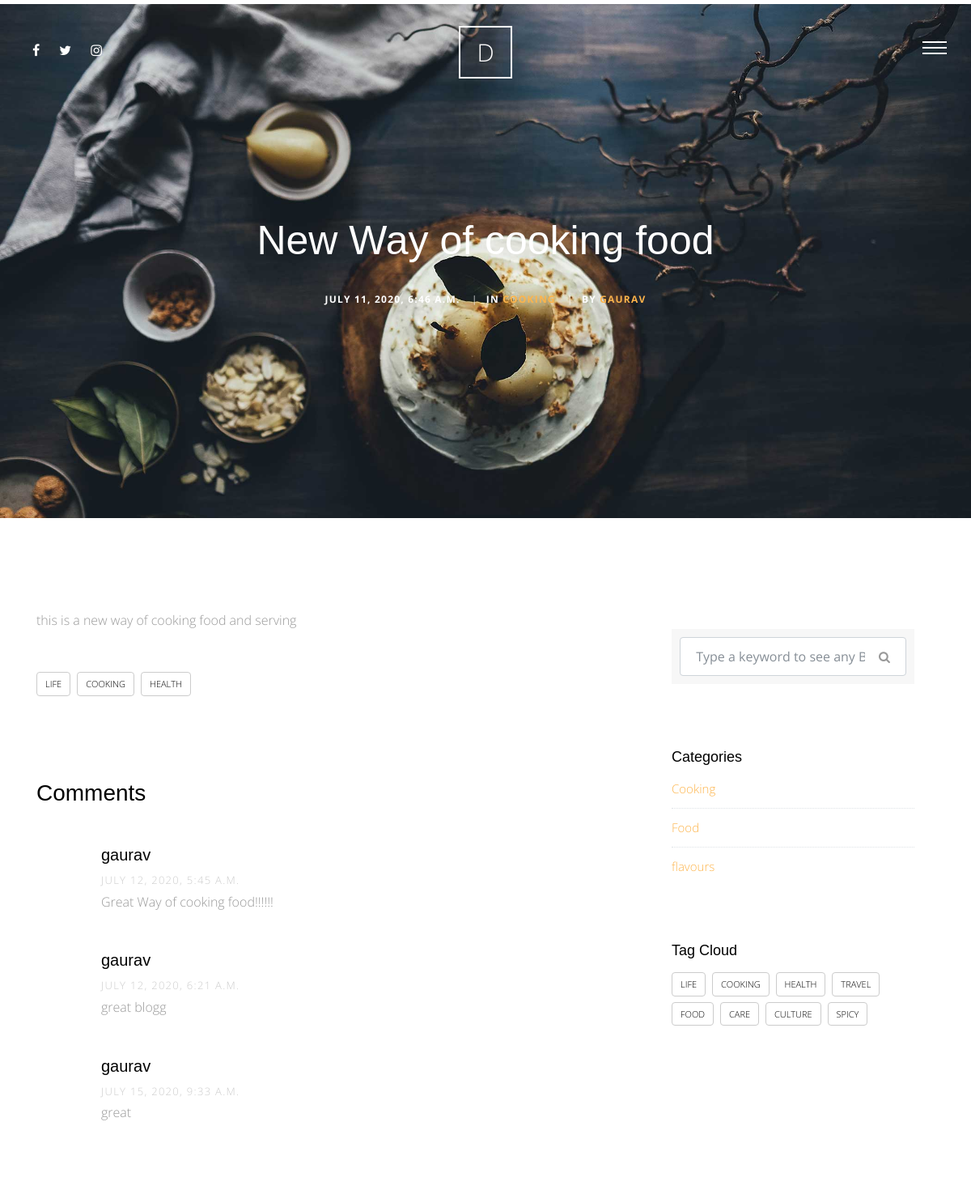
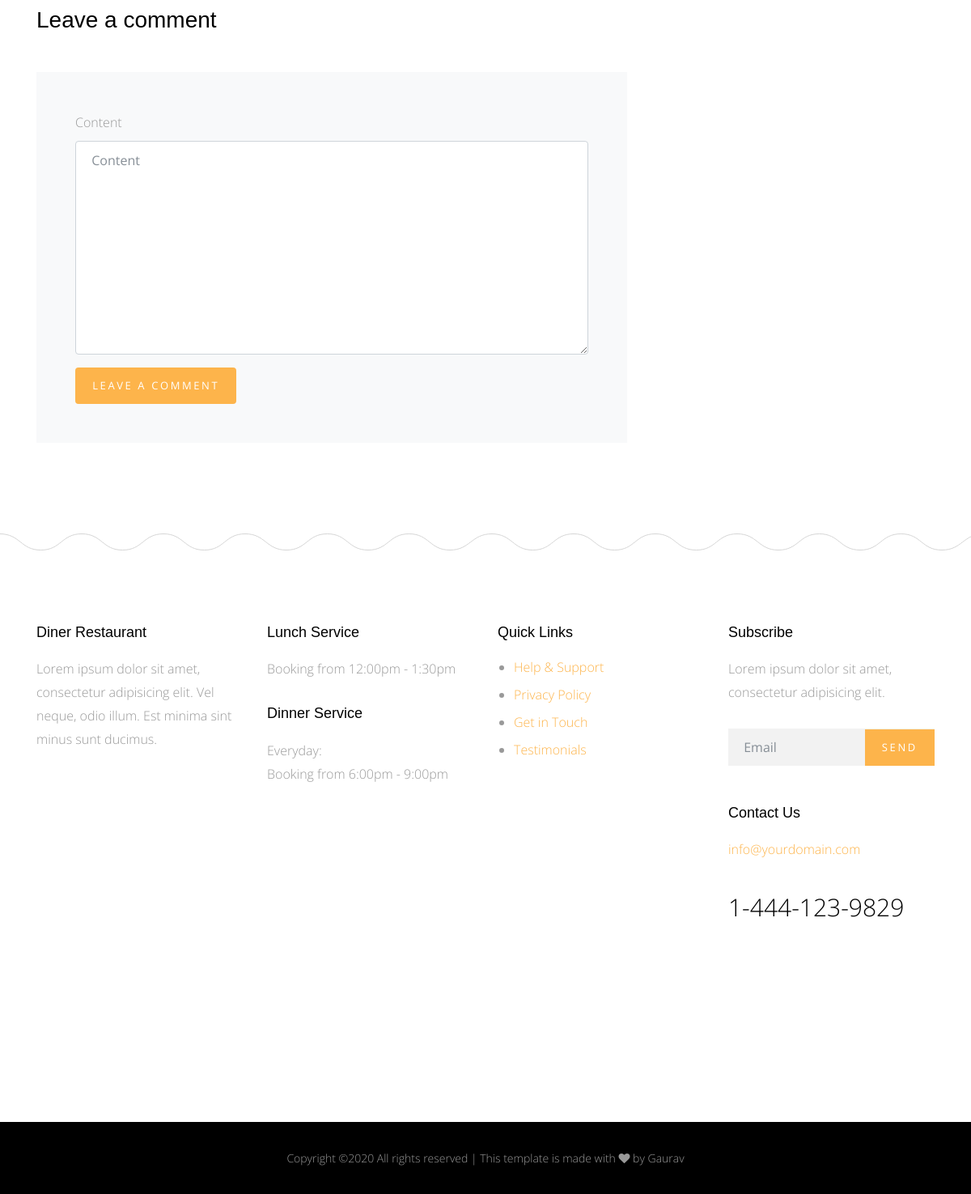
The page /blog/1 on the database its author committed (2 pictures, top to bottom).
### blog/models.py (models this page shows, shortened)
class Post(models.Model):
        title    = models. CharField(max_length=50)
        content  = models.TextField()
        author   = models.ForeignKey(User, on_delete=models.CASCADE)
        image    = models.ImageField(upload_to='blog/', blank=True, null = True)
        category = models.ForeignKey('Category', null = True ,on_delete=models.SET_NULL)
        created  = models.DateTimeField(default=timezone.now)
        tags     = TaggableManager(blank=True)
        class Meta:
          verbose_name = 'post'
          verbose_name_plural = 'posts'
        def __str__(self):
            return self.title

class Category(models.Model):
    category_name = models.CharField(max_length=50)
    class Meta:
        verbose_name = 'category'
        verbose_name_plural = 'categories'
    def __str__(self):
        return self.category_name

class Comment(models.Model):
    user    = models.ForeignKey(User, on_delete=models.CASCADE)
    post    = models.ForeignKey(Post, on_delete=models.CASCADE)
    content = models.TextField()
    created = models.DateTimeField(default=timezone.now)

### blog/views.py (the view)
# urls.py: path('<int:id>',views.post_detail, name="post_detail" ),
def post_detail(request , id):
    post_detail = Post.objects.get(id = id)
    categories  = Category.objects.all()
    all_tags    = Tag.objects.all()
    comments     = Comment.objects.filter(post = post_detail)
    if request.method == 'POST':
        comment_form = CommentForm(request.POST)
        if comment_form.is_valid():
            new_comment      = comment_form.save(commit=False)
            new_comment.user = request.user
            new_comment.post = post_detail
            new_comment.save()
            comment_form = CommentForm()
    else:
        comment_form = CommentForm()
    context     = {
        'post_detail' : post_detail,
        'categories'  : categories,
        'all_tags'    : all_tags,
        'comments'    : comments,
        'comment_form': comment_form
    }
    return render(request, 'Post/post_detail.html', context)

### blog/forms.py
class CommentForm(forms.ModelForm):
    class Meta:
        model = Comment
        fields = [
            'content'
        ]

### blog/templates/Post/post_detail.html (shortened to what this page needs)
{% extends 'base.html' %}
{% load static %}
{% load bootstrap4 %}
{% block body %}
      <div class="main-wrap">
        <div class="cover_1 cover_sm">
          <div class="img_bg" style="background-image: url({% static 'site_static/img/slider-1.jpg' %})" data-stellar-background-ratio="0.5">
            <div class="container">
              <div class="row align-items-center justify-content-center">
                <div class="col-md-7 text-center" data-aos="fade-up">
                  <h2 class="heading mb-4">{{post_detail}}</h2>
                  <div class="post-info">
                    <div class="date-info">{{post_detail.created}}</div>
                    <div class="category-info"><span class="seperator">|</span>In <a href="#" data-title="View all posts in Lifestyle" title="View all posts in Lifestyle">{{post_detail.category}}</a></div>
                    <div class="author-info"><span class="seperator">|</span>By <a href="#">{{post_detail.author}}</a></div>
                  </div>
                </div>
              </div>
            </div>
          </div>
        </div>
       <div class="section">
          <div class="container">
            <div class="row">
              <div class="col-md-8">
               <p>{{post_detail.content}}</p>
                <div class="tag-widget post-tag-container mb-5 mt-5">
                  <div class="tagcloud">
                    {% for tag in post_detail.tags.all %}
                      <a href="{% url 'blog:post_by_tag' tag %}" class="tag-cloud-link">{{tag.name}}</a>
                    {% endfor %}
                  </div>
                </div>
                <div class="pt-5 mt-5">
                  <h3 class="mb-5">Comments</h3>
                  <ul class="comment-list">
                  {% for comment in comments %}
                    <li class="comment">
                      <div class="comment-body">
                        <h3>{{comment.user}}</h3>
                        <div class="meta">{{comment.created}}</div>
                        <p> {{comment.content}}</p>
                      </div>
                    </li>
                  {% endfor %}
                  </ul>
                  <div class="comment-form-wrap pt-5">
                    <h3 class="mb-5">Leave a comment</h3>
                    <form action="" method="POST"  class="p-5 bg-light">
                      {% bootstrap_form comment_form %}
                      {% buttons %}
                         <button type="submit" class="btn btn-primary">Leave A Comment</button>
                      {% endbuttons %}
                    </form>
                  </div>
                </div>
              </div>
              <div class="col-md-4 sidebar">
                <div class="sidebar-box">
                  <form action="{% url 'blog:post_list' %}" method="GET" class="search-form">
                    <div class="form-group">
                      <span class="icon fa fa-search"></span>
                      <input type="text" class="form-control" value="{{request.Get.q}}" name="q" placeholder="Type a keyword to see any Blog and hit enter">
                    </div>
                  </form>
                </div>
                <div class="sidebar-box">
                  <div class="categories">
                    <h3>Categories</h3>
                    {% for cat in categories %}
                       <li><a href="{% url 'blog:post_by_category' cat %}">{{cat}}</a></li>
                    {% endfor %}
                  </div>
                </div>
                <div class="sidebar-box">
                  <h3>Tag Cloud</h3>
                  <div class="tagcloud">
                    {% for tag in all_tags %}
                      <a href="{% url 'blog:post_by_tag' tag %}" class="tag-cloud-link">{{tag}}</a>
                    {% endfor %}
                  </div>
                </div>
              </div>
            </div>
          </div>
        </div>
      </div>
{% endblock body %}

### static/site_static/css/style.css (style rules this page uses)
html { overflow-x: hidden; }
body { background: #fff; font-family: "Open Sans", cursive; font-size: 16px; line-height: 1.8; font-weight: 300; color: #999999; }
a { -webkit-transition: .3s all ease; -o-transition: .3s all ease; transition: .3s all ease; text-decoration: none; }
h1, h2, h3, h4, h5 { color: #000; font-family: "Playfair Display", Arial, sans-serif; }
.btn, .form-control { outline: none; }
textarea.form-control { height: inherit; }
.btn { font-size: 13px; text-transform: uppercase; letter-spacing: .2em; }
.btn.btn-primary { color: #fff; border-width: 2px; }
.section { padding: 7em 0; }
.cover_1 { position: relative; }
.cover_1 .img_bg { background-repeat: no-repeat; background-size: cover !important; background-position: center center; }
.cover_1 .img_bg, .cover_1 .img_bg > .container > .row { min-height: 700px; height: 100vh; }
.cover_1.cover_sm .img_bg, .cover_1.cover_sm .img_bg > .container > .row { min-height: 600px; height: 80vh; }
.cover_1 .heading { color: white; font-weight: 300; font-size: 30px; line-height: 1.5; }
@media (min-width: 768px) { .cover_1 .heading { font-size: 50px; line-height: 1.5; } }
.post-info { font-size: 12px; text-transform: uppercase; font-weight: bold; color: #fff; letter-spacing: .1em; }
.post-info > div { display: inline-block; }
.post-info > div .seperator { display: inline-block; margin: 0 10px; opacity: .5; }
.tagcloud a { text-transform: uppercase; display: inline-block; padding: 4px 10px; margin-bottom: 7px; margin-right: 4px; border-radius: 4px; color: #000; border: 1px solid #ccc; font-size: 11px; }
.comment-form-wrap { clear: both; }
.comment-list { padding: 0; margin: 0; }
.comment-list li { padding: 0; margin: 0 0 30px 0; float: left; width: 100%; clear: both; list-style: none; }
.comment-list li .comment-body { float: right; width: calc(100% - 80px); }
.comment-list li .comment-body h3 { font-size: 20px; }
.comment-list li .comment-body .meta { text-transform: uppercase; font-size: 13px; letter-spacing: .1em; color: #ccc; }
.search-form { background: #f7f7f7; padding: 10px; }
.search-form .form-group { position: relative; }
.search-form .form-group input { padding-right: 50px; }
.search-form .icon { position: absolute; top: 50%; right: 20px; -webkit-transform: translateY(-50%); -ms-transform: translateY(-50%); transform: translateY(-50%); }
.sidebar-box { margin-bottom: 30px; padding: 25px; font-size: 15px; width: 100%; float: left; background: #fff; }
.sidebar-box *:last-child { margin-bottom: 0; }
.sidebar-box h3 { font-size: 18px; margin-bottom: 15px; }
.categories li, .sidelink li { position: relative; margin-bottom: 10px; padding-bottom: 10px; border-bottom: 1px dotted #dee2e6; list-style: none; }
.categories li:last-child, .sidelink li:last-child { margin-bottom: 0; border-bottom: none; padding-bottom: 0; }
.categories li a, .sidelink li a { display: block; }

### rows shown on the page
Post: title "New Way of cooking food", created "JULY 11, 2020, 6:46 A.M.", category "COOKING", author "GAURAV", content "this is a new way of cooking food and serving"
Tag: name "LIFE"
Tag: name "COOKING"
Tag: name "HEALTH"
Comment: user "gaurav", created "JULY 12, 2020, 5:45 A.M.", content "Great Way of cooking food!!!!!!"
Comment: user "gaurav", created "JULY 12, 2020, 6:21 A.M.", content "great blogg"
Comment: user "gaurav", created "JULY 15, 2020, 9:33 A.M.", content "great"
Category: category_name "Cooking"
Category: category_name "Food"
Category: category_name "flavours"
Tag: name "TRAVEL"
Tag: name "FOOD"
Tag: name "CARE"
Tag: name "CULTURE"
Tag: name "SPICY"
